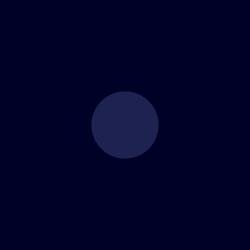
Frame 1 (no input)
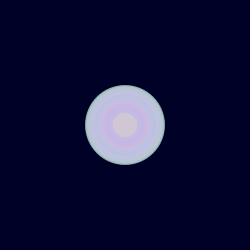
Frame 60 (the mouse pressed at the canvas centre just before this capture)
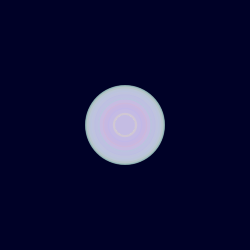
Frame 120 (the mouse held since frame 60 and released just before this capture)

The Processing sketch that drew these frames (run headless with seeded random() and noise(); from frame 60 on, the mouse is pressed at the canvas centre):

// Processing sketch: processing_155081
// ── processing_155081.pde

int counter;

void setup() {  //setup function called initially, only once
  size(250, 250);
  background(295);  //set background white
  colorMode(HSB);   //set colors to Hue, Saturation, Brightness mode
  counter = 0;
}

void draw() {  //draw function loops 
  counter++;
  noStroke();
  fill(random(255),100,255,50);
  
  if(mousePressed == true) { //add some interaction
    ellipse(mouseX, mouseY, 20, 20);
  }
  else {
    ellipse(width/2, height/2, 80*sin(counter), 80*sin(counter));
  }
}
